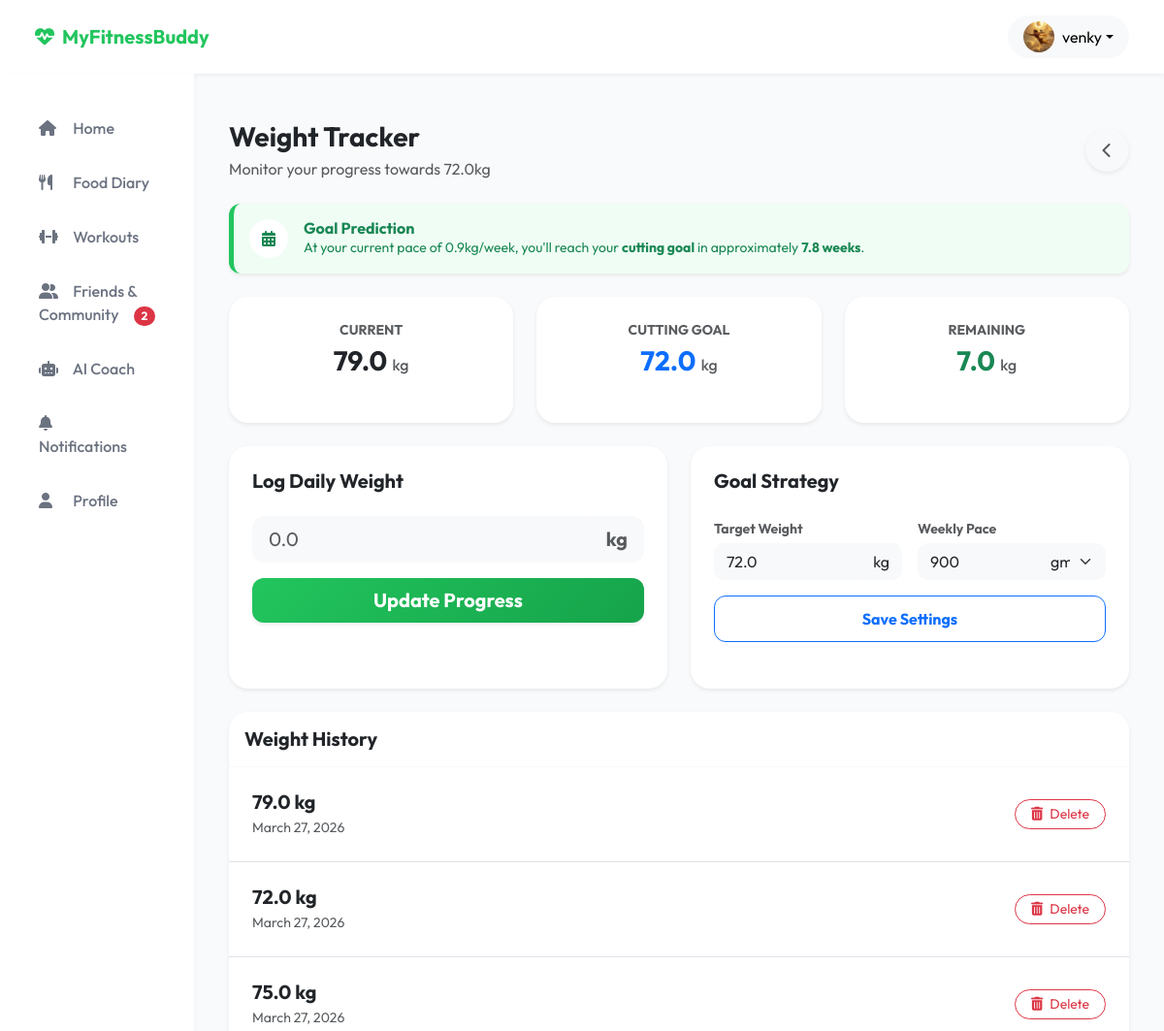
Before: /weight/ (signed in, upper part) with the older database file.
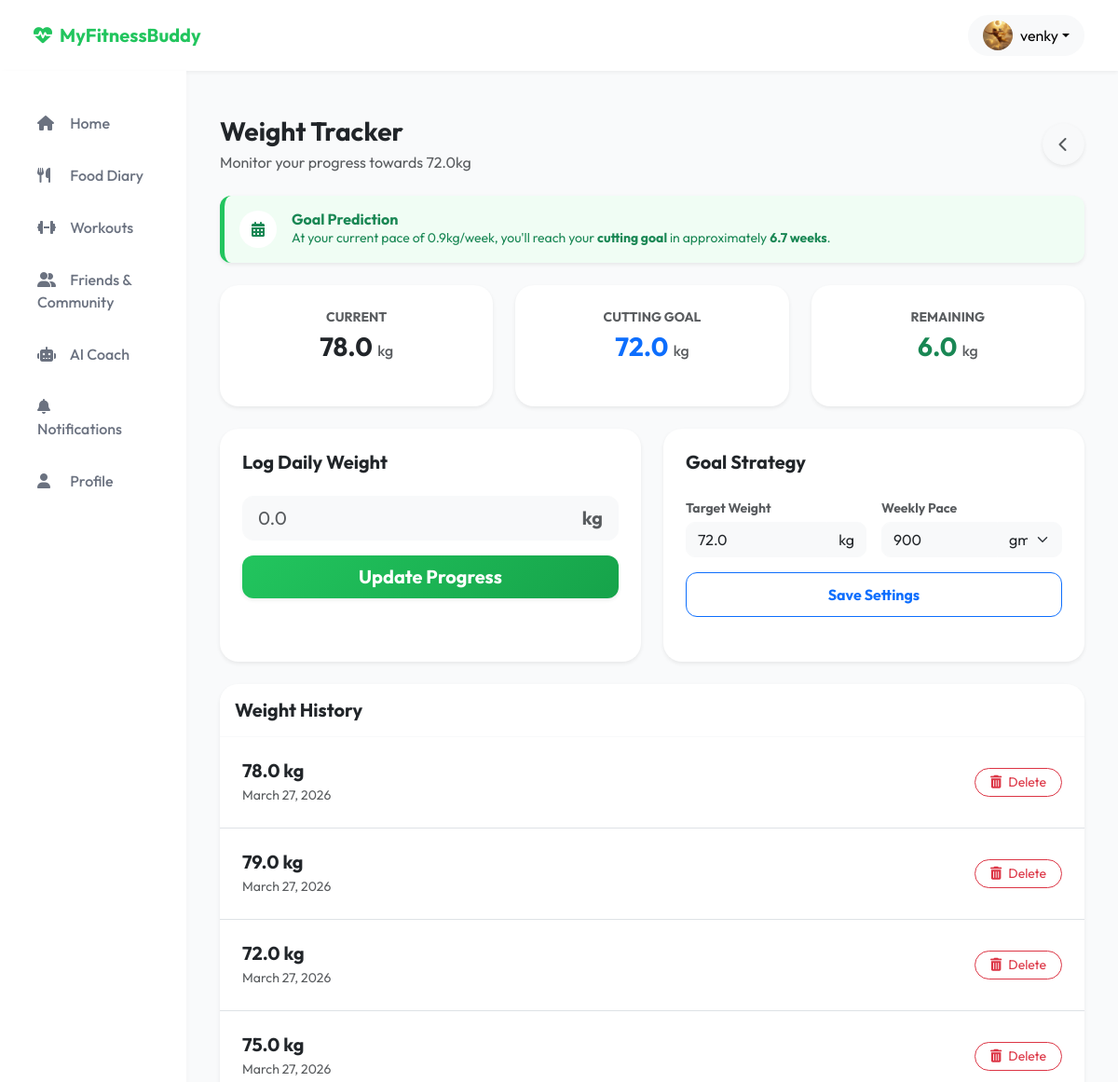
After: the same page with the newer database file.
### users/models.py (models this page shows, shortened)
class User(AbstractUser):
    phone_number = models.CharField(max_length=15, unique=True, null=True, blank=True)
    email = models.EmailField(unique=True)
    gender = models.CharField(max_length=10, null=True, blank=True)
    age = models.IntegerField(null=True, blank=True)
    country = models.CharField(max_length=100, null=True, blank=True)
    height_feet = models.IntegerField(null=True, blank=True)
    height_inches = models.IntegerField(null=True, blank=True)
    height_cm = models.FloatField(null=True, blank=True)
    current_weight = models.FloatField(null=True, blank=True)
    goal_weight = models.FloatField(null=True, blank=True)
    weight_kg = models.FloatField(null=True, blank=True)
    activity_level = models.CharField(max_length=50, null=True, blank=True)
    goals_completed = models.BooleanField(default=False)
    USERNAME_FIELD = 'email'
    REQUIRED_FIELDS = ['username']

class UserProfile(models.Model):
    user = models.OneToOneField(User, on_delete=models.CASCADE, related_name='profile')
    full_name = models.CharField(max_length=255, null=True, blank=True)
    bio = models.TextField(null=True, blank=True)
    profile_photo = models.ImageField(upload_to='profiles/', null=True, blank=True)
    fitness_level = models.CharField(max_length=50, null=True, blank=True)
    meal_planning_freq = models.CharField(max_length=50, null=True, blank=True)
    weekly_meal_plans = models.CharField(max_length=50, null=True, blank=True)
    weekly_goal = models.CharField(max_length=100, null=True, blank=True)
    streak = models.IntegerField(default=0)
    longest_streak = models.IntegerField(default=0)
    level = models.IntegerField(default=1)
    workouts_completed = models.IntegerField(default=0)
    xp = models.IntegerField(default=0)
    goals = models.ManyToManyField(Goal, blank=True)
    barriers = models.ManyToManyField(Barrier, blank=True)
    habits = models.ManyToManyField(Habit, blank=True)

### diary/models.py (models this page shows, shortened)
class WeightLog(models.Model):
    user = models.ForeignKey(settings.AUTH_USER_MODEL, on_delete=models.CASCADE, related_name='weight_logs')
    date = models.DateField(default=timezone.now)
    weight = models.FloatField()  # in kg
    created_at = models.DateTimeField(auto_now_add=True)
    class Meta:
        ordering = ['date']

### web/views.py (the view, shortened to what this page needs)
# urls.py: path('weight/', views.weight_view, name='weight_log'),
@login_required(login_url='login')
def weight_view(request):
    goals_q, _ = UserGoalSettings.objects.get_or_create(user=request.user)
    weight_history = WeightLog.objects.filter(user=request.user).order_by('-date', '-created_at')
    current_w = request.user.current_weight or 0
    target_w = goals_q.target_weight or 0
    weekly_w = goals_q.weekly_goal_weight or 0.5
    weight_diff = abs(target_w - current_w)
    weeks_remaining = round(weight_diff / weekly_w, 1) if weekly_w > 0 else 0
    weekly_display = weekly_w
    weekly_unit = 'kg'
    if weekly_w < 1.0:
        weekly_display = int(weekly_w * 1000)
        weekly_unit = 'gm'
    context = {
        'weight_history': weight_history,
        'current_weight': current_w,
        'goal_weight': target_w,
        'weekly_goal': weekly_w,
        'weekly_display': weekly_display,
        'weekly_unit': weekly_unit,
        'weight_remaining': weight_diff,
        'weeks_remaining': weeks_remaining,
        'is_bulking': target_w > current_w if target_w and current_w else False,
    }
    return render(request, 'web/weight_log.html', context)

### web/context_processors.py (called while the page is built)
def social_context(request):
    if request.user.is_authenticated:
        pending_count = FriendRequest.objects.filter(receiver=request.user, status='pending').count()
        return {
            'pending_friend_requests_count': pending_count
        }
    return {
        'pending_friend_requests_count': 0
    }

### templates/web/weight_log.html (shortened to what the changed rows need)
{% extends 'web/base.html' %}
{% block content %}
<div class="container py-4">
    <div class="d-flex align-items-center justify-content-between mb-4">
        <div>
            <h1 class="h3 fw-bold text-dark mb-1">Weight Tracker</h1>
        </div>
    </div>
    {% if weeks_remaining > 0 %}
    <div class="alert border-0 shadow-sm d-flex align-items-center p-3 mb-4" style="background: #F0FDF4; border-left: 5px solid #22C55E !important; border-radius: 12px;">
        <div class="rounded-circle bg-white d-flex align-items-center justify-content-center me-3" style="width: 40px; height: 40px;">
            <i class="fas fa-calendar-alt text-success"></i>
        </div>
        <div>
            <h6 class="fw-bold text-success mb-0">Goal Prediction</h6>
            <p class="text-success small mb-0">At your current pace of {{ weekly_goal }}kg/week, you'll reach your
                <span class="fw-bold">{% if is_bulking %}bulking{% else %}cutting{% endif %} goal</span>
                in approximately <span class="fw-bold">{{ weeks_remaining }} weeks</span>.
            </p>
        </div>
    </div>
    {% endif %}
    <div class="row g-4 mb-4">
        <div class="col-md-4">
            <div class="card h-100 p-4 border-0 shadow-sm text-center bg-white weight-card">
                <p class="text-uppercase text-muted fw-bold small mb-1">Current</p>
                <h3 class="fw-bold mb-0 text-dark">{{ current_weight }} <span class="h6 text-muted">kg</span></h3>
            </div>
        </div>
        <div class="col-md-4">
            <div class="card h-100 p-4 border-0 shadow-sm text-center bg-white weight-card">
                <p class="text-uppercase text-muted fw-bold small mb-1">Remaining</p>
                <h3 class="fw-bold mb-0 text-success">{{ weight_remaining|floatformat:1 }} <span class="h6 text-muted">kg</span></h3>
            </div>
        </div>
    </div>
    <div class="card border-0 shadow-sm overflow-hidden">
        <div class="list-group list-group-flush">
            {% for log in weight_history %}
            <div class="list-group-item p-4 d-flex justify-content-between align-items-center bg-white">
                <div>
                    <h5 class="fw-bold mb-1">{{ log.weight }} kg</h5>
                    <p class="text-muted small mb-0">{{ log.date|date:"F j, Y" }}</p>
                </div>
                <a href="{% url 'weight_delete' log.id %}" class="btn btn-outline-danger btn-sm rounded-pill px-3">
                    <i class="fas fa-trash-alt me-1"></i> Delete
                </a>
            </div>
            {% endfor %}
        </div>
    </div>
</div>
{% endblock %}

### templates/web/base.html (shortened to what this page needs)
<!DOCTYPE html>
<html lang="en">
<head>
    <link href="https://cdn.jsdelivr.net/npm/bootstrap@5.3.0/dist/css/bootstrap.min.css" rel="stylesheet">
    <link rel="stylesheet" href="https://cdnjs.cloudflare.com/ajax/libs/font-awesome/6.4.0/css/all.min.css">
</head>
<body>
    {% if not hide_nav %}
    <nav class="navbar navbar-expand-lg navbar-light">
        <div class="container-fluid">
            <a class="navbar-brand d-flex align-items-center" href="/">
                <i class="fas fa-heartbeat me-2"></i> MyFitnessBuddy
            </a>
            <div class="ms-auto d-flex align-items-center">
                {% if user.is_authenticated %}
                <div class="dropdown">
                    <button class="btn btn-light dropdown-toggle d-flex align-items-center" type="button" id="userMenu" data-bs-toggle="dropdown" aria-expanded="false" style="border-radius: 50px; padding: 5px 15px;">
                        <img src="{% if user.profile.profile_photo %}{{ user.profile.profile_photo.url }}{% else %}https://ui-avatars.com/api/?name={{ user.username }}&background=22C55E&color=fff{% endif %}" alt="Profile" class="rounded-circle me-2" style="width: 32px; height: 32px; object-fit: cover;">
                        <span class="d-none d-md-inline">{{ user.username }}</span>
                    </button>
                </div>
                {% else %}
                <a href="{% url 'login' %}" class="btn btn-outline-success me-2 rounded-pill px-4">Login</a>
                <a href="{% url 'signup' %}" class="btn btn-primary rounded-pill px-4">Signup</a>
                {% endif %}
            </div>
        </div>
    </nav>
    {% endif %}
    <div class="container-fluid">
        <div class="row">
            {% if user.is_authenticated and not hide_nav %}
            <div class="col-lg-2 sidebar">
                <div class="nav flex-column">
                    <a class="nav-link {% if request.resolver_match.url_name == 'dashboard' %}active{% endif %}" href="{% url 'dashboard' %}">
                        <i class="fas fa-home"></i> Home
                    </a>
                    <a class="nav-link {% if request.resolver_match.url_name == 'food' %}active{% endif %}" href="{% url 'food' %}">
                        <i class="fas fa-utensils"></i> Food Diary
                    </a>
                    <a class="nav-link {% if request.resolver_match.url_name == 'workout' %}active{% endif %}" href="{% url 'workout' %}">
                        <i class="fas fa-dumbbell"></i> Workouts
                    </a>
                    <a class="nav-link {% if request.resolver_match.url_name == 'friends' %}active{% endif %}" href="{% url 'friends' %}">
                        <i class="fas fa-user-friends"></i> Friends & Community
                        {% if pending_friend_requests_count > 0 %}
                            <span class="badge bg-danger rounded-pill float-end small mt-1">{{ pending_friend_requests_count }}</span>
                        {% endif %}
                    </a>
                    <a class="nav-link {% if request.resolver_match.url_name == 'ai_coach' %}active{% endif %}" href="{% url 'ai_coach' %}">
                        <i class="fas fa-robot"></i> AI Coach
                    </a>
                    <a class="nav-link {% if request.resolver_match.url_name == 'notifications' %}active{% endif %}" href="{% url 'notifications' %}">
                        <i class="fas fa-bell"></i> Notifications
                    </a>
                    <a class="nav-link {% if request.resolver_match.url_name == 'profile' %}active{% endif %}" href="{% url 'profile' %}">
                        <i class="fas fa-user"></i> Profile
                    </a>
                </div>
            </div>
            {% endif %}
            <main class="{% if user.is_authenticated and not hide_nav %}col-lg-10{% else %}col-12{% endif %} p-4">
                {% block content %}{% endblock %}
            </main>
        </div>
    </div>
</body>
</html>

Changed rows visible on the page:
changed User "venky": current_weight "79.0" → "78.0"
added WeightLog: weight "78.0", date "March 27, 2026"
Other visible differences:
{{ weeks_remaining }}: "7.8" → "6.7"
{{ weight_remaining|floatformat:1 }}: "7.0" → "6.0"
{{ pending_friend_requests_count }}: "2" → (not shown)
